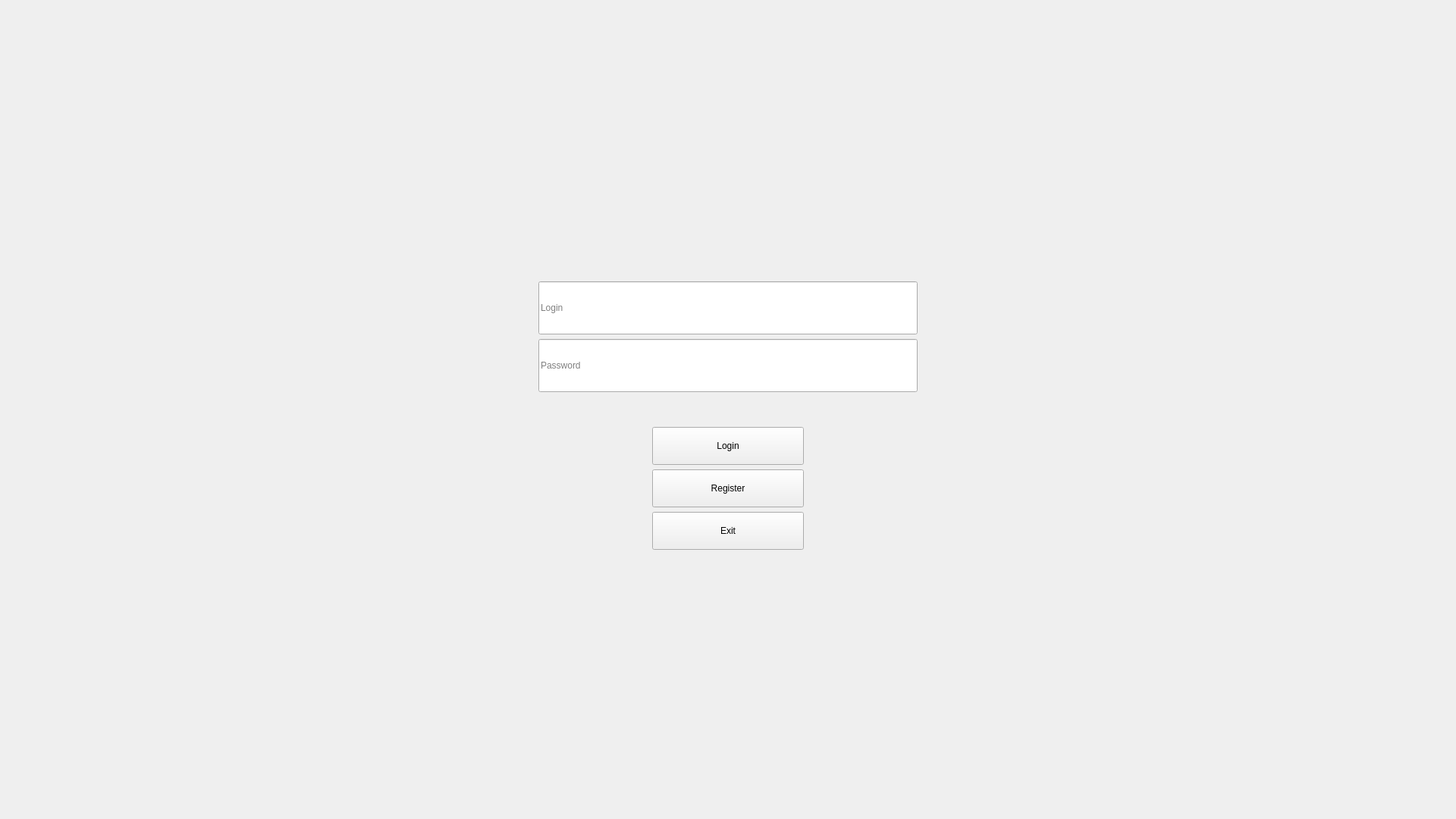
<?xml version="1.0" encoding="UTF-8"?>
<ui version="4.0">
 <class>MainWindow</class>
 <widget class="QMainWindow" name="MainWindow">
  <property name="geometry">
   <rect>
    <x>0</x>
    <y>0</y>
    <width>1920</width>
    <height>1080</height>
   </rect>
  </property>
  <property name="sizePolicy">
   <sizepolicy hsizetype="Expanding" vsizetype="Expanding">
    <horstretch>0</horstretch>
    <verstretch>0</verstretch>
   </sizepolicy>
  </property>
  <property name="minimumSize">
   <size>
    <width>0</width>
    <height>0</height>
   </size>
  </property>
  <property name="maximumSize">
   <size>
    <width>16777215</width>
    <height>16777215</height>
   </size>
  </property>
  <property name="windowTitle">
   <string>MainWindow</string>
  </property>
  <widget class="QWidget" name="centralwidget">
   <layout class="QGridLayout" name="gridLayout_10">
    <item row="0" column="0">
     <widget class="QStackedWidget" name="stackedWidget">
      <property name="currentIndex">
       <number>0</number>
      </property>
      <widget class="QWidget" name="page_12">
       <layout class="QGridLayout" name="gridLayout_11">
        <item row="0" column="0">
         <layout class="QGridLayout" name="gridLayout">
          <item row="1" column="0">
           <layout class="QGridLayout" name="gridLayout_2" rowstretch="10,10,10,1" columnstretch="1,3,1">
            <property name="leftMargin">
             <number>20</number>
            </property>
            <property name="topMargin">
             <number>20</number>
            </property>
            <property name="rightMargin">
             <number>20</number>
            </property>
            <property name="bottomMargin">
             <number>20</number>
            </property>
            <item row="2" column="1">
             <widget class="QPushButton" name="ExitButton">
              <property name="sizePolicy">
               <sizepolicy hsizetype="Expanding" vsizetype="Expanding">
                <horstretch>0</horstretch>
                <verstretch>0</verstretch>
               </sizepolicy>
              </property>
              <property name="minimumSize">
               <size>
                <width>100</width>
                <height>25</height>
               </size>
              </property>
              <property name="maximumSize">
               <size>
                <width>200</width>
                <height>50</height>
               </size>
              </property>
              <property name="text">
               <string>Exit</string>
              </property>
             </widget>
            </item>
            <item row="1" column="2">
             <spacer name="horizontalSpacer_15">
              <property name="orientation">
               <enum>Qt::Horizontal</enum>
              </property>
              <property name="sizeHint" stdset="0">
               <size>
                <width>40</width>
                <height>20</height>
               </size>
              </property>
             </spacer>
            </item>
            <item row="3" column="1">
             <spacer name="verticalSpacer_4">
              <property name="orientation">
               <enum>Qt::Vertical</enum>
              </property>
              <property name="sizeHint" stdset="0">
               <size>
                <width>20</width>
                <height>40</height>
               </size>
              </property>
             </spacer>
            </item>
            <item row="0" column="1">
             <widget class="QPushButton" name="LoginButton">
              <property name="sizePolicy">
               <sizepolicy hsizetype="Expanding" vsizetype="Expanding">
                <horstretch>0</horstretch>
                <verstretch>0</verstretch>
               </sizepolicy>
              </property>
              <property name="minimumSize">
               <size>
                <width>100</width>
                <height>25</height>
               </size>
              </property>
              <property name="maximumSize">
               <size>
                <width>200</width>
                <height>50</height>
               </size>
              </property>
              <property name="text">
               <string>Login</string>
              </property>
             </widget>
            </item>
            <item row="1" column="1">
             <widget class="QPushButton" name="RegisterButton">
              <property name="sizePolicy">
               <sizepolicy hsizetype="Expanding" vsizetype="Expanding">
                <horstretch>0</horstretch>
                <verstretch>0</verstretch>
               </sizepolicy>
              </property>
              <property name="minimumSize">
               <size>
                <width>100</width>
                <height>25</height>
               </size>
              </property>
              <property name="maximumSize">
               <size>
                <width>200</width>
                <height>50</height>
               </size>
              </property>
              <property name="text">
               <string>Register</string>
              </property>
             </widget>
            </item>
            <item row="1" column="0">
             <spacer name="horizontalSpacer_16">
              <property name="orientation">
               <enum>Qt::Horizontal</enum>
              </property>
              <property name="sizeHint" stdset="0">
               <size>
                <width>40</width>
                <height>20</height>
               </size>
              </property>
             </spacer>
            </item>
           </layout>
          </item>
          <item row="0" column="0">
           <layout class="QGridLayout" name="gridLayout_4" rowstretch="1,2,2" columnstretch="1,1,1">
            <property name="leftMargin">
             <number>20</number>
            </property>
            <property name="topMargin">
             <number>20</number>
            </property>
            <property name="rightMargin">
             <number>20</number>
            </property>
            <property name="bottomMargin">
             <number>20</number>
            </property>
            <item row="1" column="1">
             <widget class="QLineEdit" name="GetLogin">
              <property name="sizePolicy">
               <sizepolicy hsizetype="Expanding" vsizetype="Expanding">
                <horstretch>0</horstretch>
                <verstretch>0</verstretch>
               </sizepolicy>
              </property>
              <property name="minimumSize">
               <size>
                <width>100</width>
                <height>25</height>
               </size>
              </property>
              <property name="maximumSize">
               <size>
                <width>500</width>
                <height>70</height>
               </size>
              </property>
              <property name="text">
               <string/>
              </property>
              <property name="alignment">
               <set>Qt::AlignLeading|Qt::AlignLeft|Qt::AlignVCenter</set>
              </property>
              <property name="placeholderText">
               <string>Login</string>
              </property>
             </widget>
            </item>
            <item row="2" column="1">
             <widget class="QLineEdit" name="GetPass">
              <property name="sizePolicy">
               <sizepolicy hsizetype="Expanding" vsizetype="Expanding">
                <horstretch>0</horstretch>
                <verstretch>0</verstretch>
               </sizepolicy>
              </property>
              <property name="minimumSize">
               <size>
                <width>100</width>
                <height>25</height>
               </size>
              </property>
              <property name="maximumSize">
               <size>
                <width>500</width>
                <height>70</height>
               </size>
              </property>
              <property name="accessibleName">
               <string/>
              </property>
              <property name="inputMask">
               <string/>
              </property>
              <property name="text">
               <string/>
              </property>
              <property name="echoMode">
               <enum>QLineEdit::Password</enum>
              </property>
              <property name="alignment">
               <set>Qt::AlignLeading|Qt::AlignLeft|Qt::AlignVCenter</set>
              </property>
              <property name="placeholderText">
               <string>Password</string>
              </property>
              <property name="clearButtonEnabled">
               <bool>false</bool>
              </property>
             </widget>
            </item>
            <item row="0" column="1">
             <spacer name="verticalSpacer_3">
              <property name="orientation">
               <enum>Qt::Vertical</enum>
              </property>
              <property name="sizeHint" stdset="0">
               <size>
                <width>0</width>
                <height>0</height>
               </size>
              </property>
             </spacer>
            </item>
            <item row="1" column="2">
             <spacer name="horizontalSpacer_3">
              <property name="orientation">
               <enum>Qt::Horizontal</enum>
              </property>
              <property name="sizeHint" stdset="0">
               <size>
                <width>0</width>
                <height>0</height>
               </size>
              </property>
             </spacer>
            </item>
            <item row="1" column="0">
             <spacer name="horizontalSpacer_4">
              <property name="orientation">
               <enum>Qt::Horizontal</enum>
              </property>
              <property name="sizeHint" stdset="0">
               <size>
                <width>0</width>
                <height>0</height>
               </size>
              </property>
             </spacer>
            </item>
           </layout>
          </item>
         </layout>
        </item>
       </layout>
      </widget>
     </widget>
    </item>
   </layout>
  </widget>
 </widget>
 <resources/>
 <connections/>
</ui>
